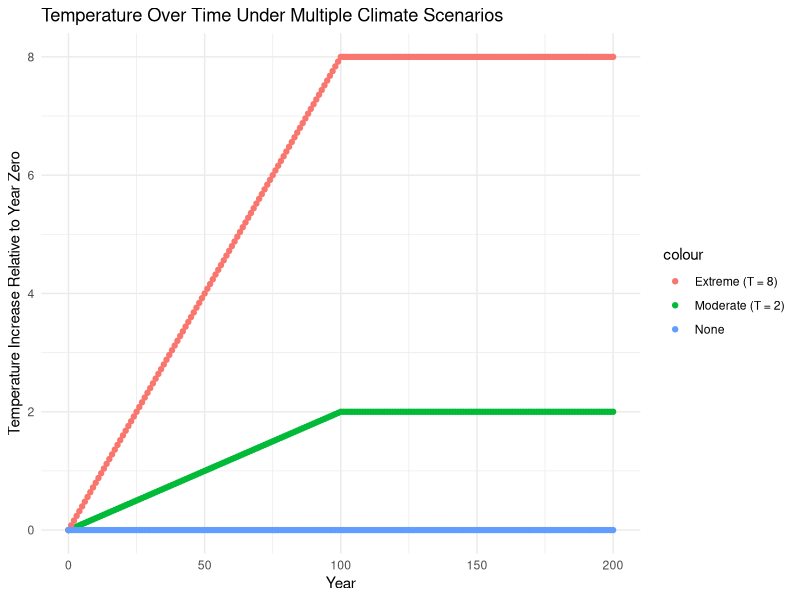

Write R code to recreate this figure. (Note: this script raises an error after producing the figure.)
## ---- chunk 1
knitr::opts_chunk$set(echo = TRUE)
## ---- chunk 2
library(tidyverse)
## ---- chunk 3

# Setting up variables and functions

# Temperature is increasing over time - temp at time t equals min of (tT / 100, T). It rises until T = 100 and flattens out after that. If we know t and T, you can plug in to the equation. t = years from now, T = BAU temperature increase at year 100.

# Save variables to make manipulation easier

# Year
t <- 200

# BAU temp increase at year 100
T <- 4.4

# Other paramaters
B <- 0.05
g <- 0.01
d <- 0.005
n <- 0.5

# Functions 

# Temperature in year T relative to temp at time 0

temp = function(t,T)
{
  out = pmin(t*T/100,T)
  return(out)
  T = 4
  t = 100
}

temp(t, T)

# Economic Activity - Activity reduces with heat over time. Fraction of economic activity retained in a year if tempt is r(t):

activity = function(B, temp)
{
  out = exp(-B*(temp^2))
  return(out)
}

activity(B, temp = temp(t, T))

# Consumption - economic activity growing over time at rate g but reduced by K. total consumption at time t is: 

consumption = function(activity, g, t)
{
  out = activity*(exp(g*t))
  return(out)
}

consumption(g, t, activity = activity(B, temp = temp(t, T))) 

# Utility - society's utility from consumption 

utility = function(consumption, n)
{
  out = ((consumption^(1-n))/(1-n))
  return(out)
}

utility(n, consumption = (consumption(g, t, activity = activity(B, temp = temp(t, T)))))

# Discount rate given by Ramsey Rule 

discount = function(d, n, g)
{
  out = d + (n*g)
  return(out)
}

r <- discount(d, n, g)


## ---- chunk 4

# Plotting temperature 

years <- data.frame(
  year = seq(from = 0, to = 200, by = 1))
temp_time <- years %>%
  mutate(none = temp(t = year, T = 0),
         moderate = temp(t = year, T = 2),
         extreme = temp(t = year, T = 8))

colors <- c("Extreme (T = 8)" = "red3", "Moderate (T = 2)" = "seagreen", "None" = "dodgerblue")

ggplot(temp_time, aes(x = year)) +
  geom_point(aes(y = moderate, color = "Moderate (T = 2)")) + 
  geom_point(aes(y = extreme, color = "Extreme (T = 8)")) +
  geom_point(aes(y = none, color = "None")) +
  theme_minimal() + 
  labs(x = "Year",
       y = "Temperature Increase Relative to Year Zero",
       title = "Temperature Over Time Under Multiple Climate Scenarios",
       fill = "") 

# Renaming legend isn't working with a bunch of different ways to do it - can maybe just remove 

## ---- chunk 5
# 2.a

U_disc = function(utility, r, t) {
  out = (utility/(1+r)^t)
  return(out)
}

y <- seq(0, 200, 1)

U_4.4_disc <- sum(U_disc(r, t = y, 
           utility = 
             utility(n, consumption = (consumption(g, t = y, activity = activity(B, temp = temp(t = y, T)))))))

U_4.4_indiv <- U_disc(r, t = y, utility = 
                        utility(n, consumption = (consumption(g, t = y, activity = activity(B, temp = temp(t = y, T))))))

#U_4.4 <- sum(utility(n, consumption = (consumption(g, 0, activity = activity(B, temp = temp(0, T))))):utility(n, consumption = (consumption(g, 200, activity = activity(B, temp = temp(200, T))))))

U_0 <- sum(utility(n, consumption = (consumption(g, t, activity = activity(B, temp = temp(t, T0))))))

L <- (1 - (U_4.4_disc/U_0_disc))*100

# Example NPV fxn: NPV(cf0=100,cf=50,times=3,i=.05)

# 2.b

L_sens_T <- abs((1 - ((utility(n, consumption = (consumption(g, t, activity = activity(B, temp = temp(t, (1.1*T)))))))/U_4.4)) * 100)

L_sens_g <- abs((1 - ((utility(n, consumption = (consumption((1.1*g), t, activity = activity(B, temp = temp(t, T))))))/U_4.4)) * 100)

L_sens_n <- abs((1 - ((utility((1.1*n), consumption = (consumption(g, t, activity = activity(B, temp = temp(t, T))))))/U_4.4)) * 100)

L_sens_B <- abs((1 - ((utility(n, consumption = (consumption(g, t, activity = activity((1.1*B), temp = temp(t, T))))))/U_4.4)) * 100)


